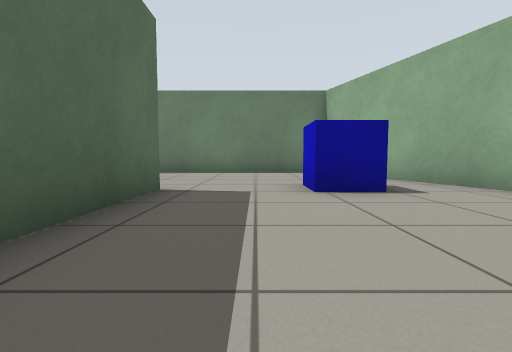
View 1 (above)

20 first-person views from a walk through a world built for the Gazebo simulator. The camera is 0.5 m above the floor, tilts 4° down and sees 85° across. The floor is counted in squares, 1 m on a side. Each view is taken from the middle of a square. On the plan, view 1 faces up. The plan holds only what a view shows up to about 9 squares ahead; the rest is blank. Robots are left out.

View 2
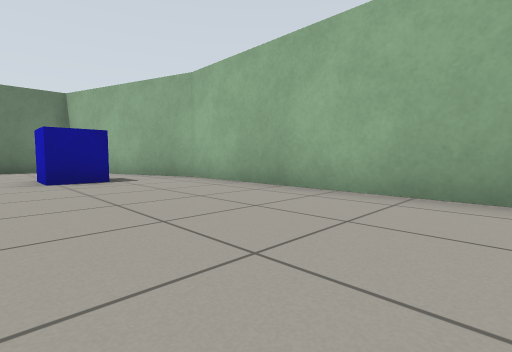

View 3
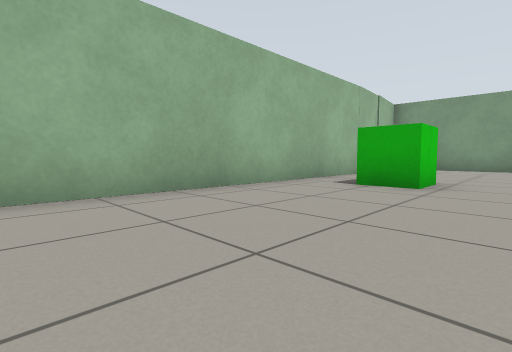

View 4
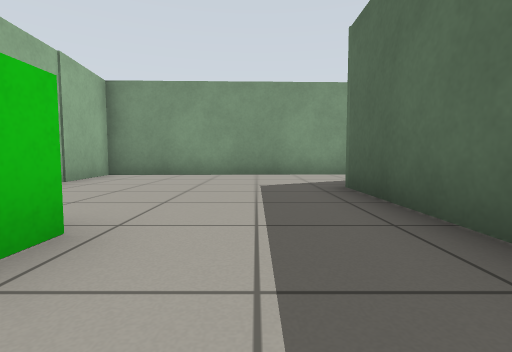

View 5
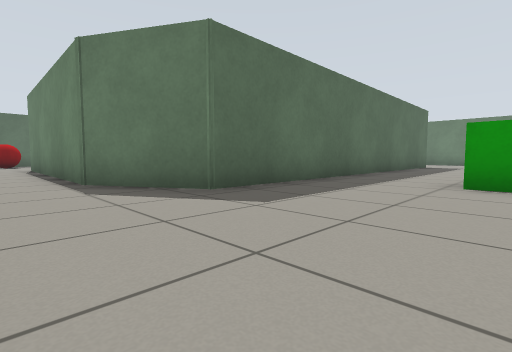

View 6
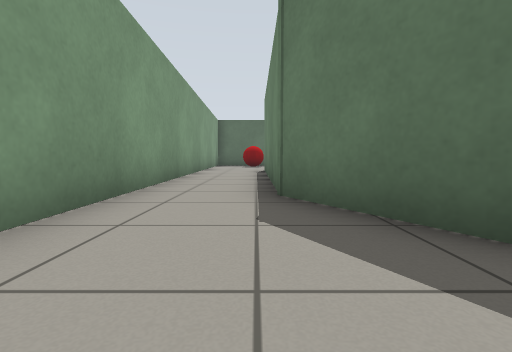

View 7
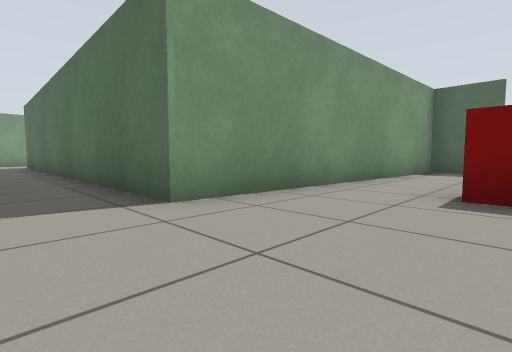

View 8
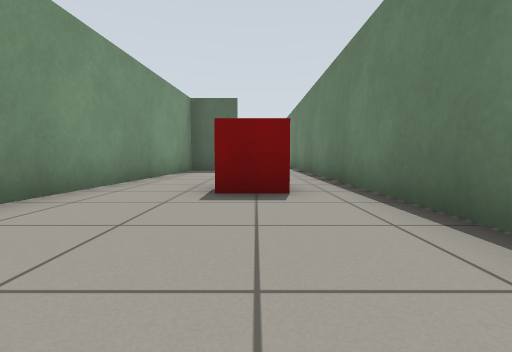

View 9
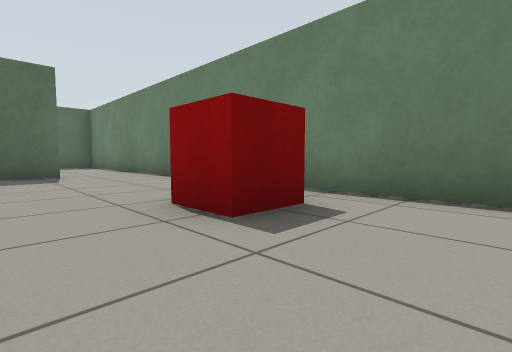

View 10
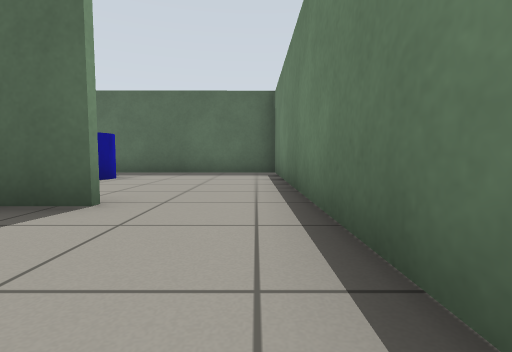

View 11
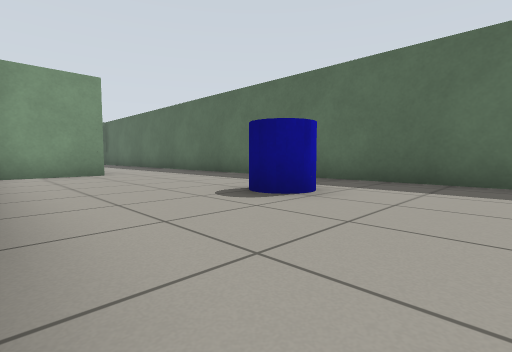

View 12
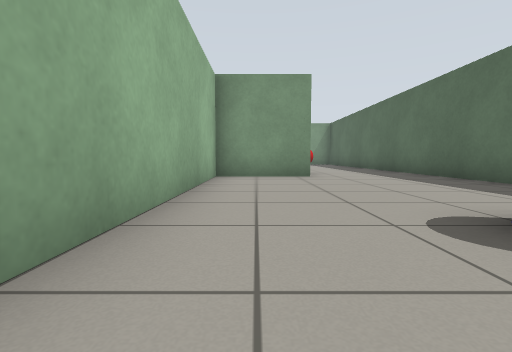

View 13
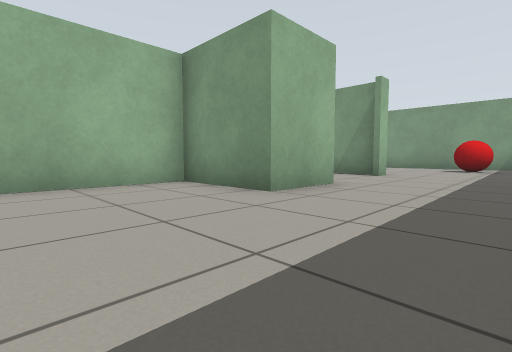

View 14
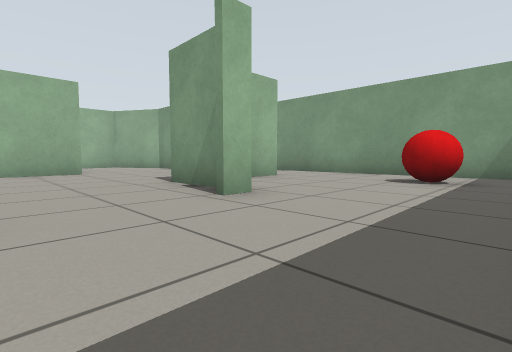

View 15
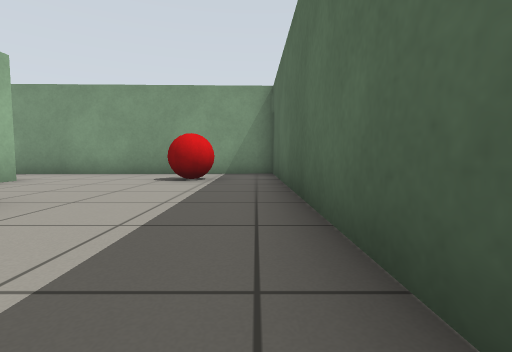

View 16
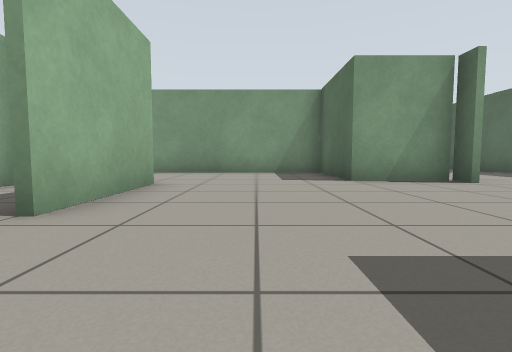

View 17
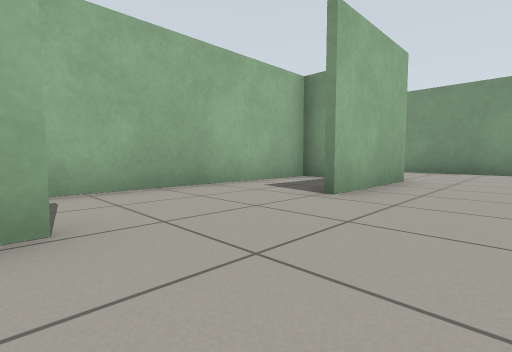

View 18
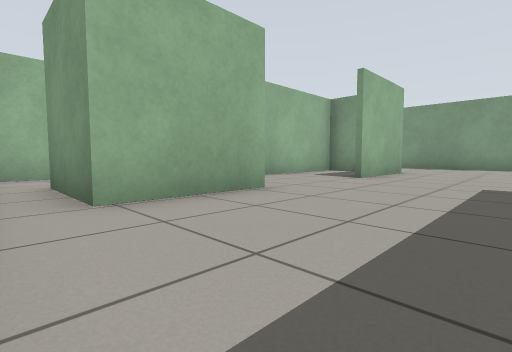

View 19
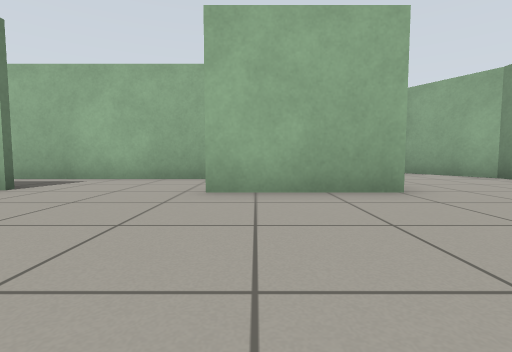

View 20
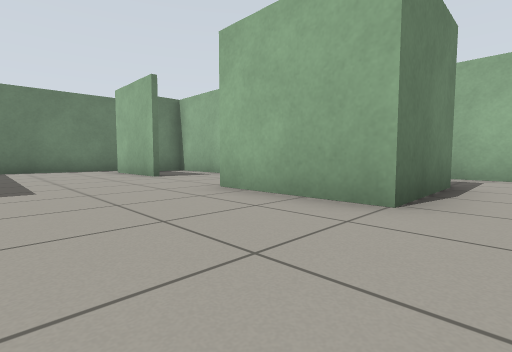

### Floor plan
Points are (right, up) in squares from view 1. A wall is a line through its corners. A room is listed if a view was taken in it or the views show most of it. See-through windows are left out.
Room 1 (views 1, 2, 3, 4, 5, 6, 7, 8, 9, 10, 11)
walls: (-5.9, 3.2) (-3.6, 3.2); (3.6, -8.2) (3.7, 3.9) (2.1, 8.7) (-10.5, 8.6); (-9.8, 6.4) (-9.8, 4.8) (-1.5, 4.2) (-1.5, -7.5) (-3.5, -8.7) (-9.6, -8.7); (-10.6, -10.9) (4, -10.5) (3.7, -8.4)
ways out: opening at (-11, -10) to room 2; opening at (-11, 7.5) to room 2
objects: red box (-4, 7); green box (1, -5) to (2, -4); blue box (1, 4) to (2, 5)
Room 2 (views 12, 13, 14, 15, 16, 17, 18, 19, 20)
walls: (-12.4, -2.8) (-12.4, -0.9) (-10, -0.9) (-10, 4.8); (-12, -5.1) (-12, -5.7) (-10, -5.7) (-10, -8.5) (-3.6, -8.5) (-1.6, -7.4); (-12.2, -5.7) (-12.2, -5.1); (-5.9, 0.6) (-5.9, 3.2); (-10, -8.8) (-10, -7.8); (-3.8, -4.9) (-3.8, 2.5); (-3.6, -5.1) (-6.1, -5.1) (-6.1, -2.2); (-6.5, 4.4) (-8.6, 4.5); (-1.6, -5.7) (-1.6, -4.6); (-1.6, 2.9) (-1.6, 3.8); (-10.5, 8.6) (-15.7, 8.6) (-15.5, -11.1) (-10.6, -10.9)
ways out: opening at (-11, -10) to room 1; opening at (-11, 7.5) to room 1
objects: red ball (-14, -9) to (-13, -9); blue cylinder (-14, 4) to (-13, 5)

Positions as (right, up) in squares from view 1, and headings:
1: (0, 0), facing up
2: (0, -2), facing up-right
3: (0, 1), facing down-right
4: (0, -3), facing down
5: (2, -10), facing up-left
6: (0, -9), facing left
7: (0, 7), facing down-left
8: (0, 7), facing left
9: (-2, 5), facing up-left
10: (-7, 8), facing left
11: (-10, 7), facing down-left
12: (-11, 6), facing down
13: (-15, 2), facing down-right
14: (-15, -3), facing down-right
15: (-15, -3), facing down
16: (-8, 0), facing down
17: (-8, 1), facing down-right
18: (-9, 4), facing down-right
19: (-10, -3), facing right
20: (-9, -6), facing up-right
